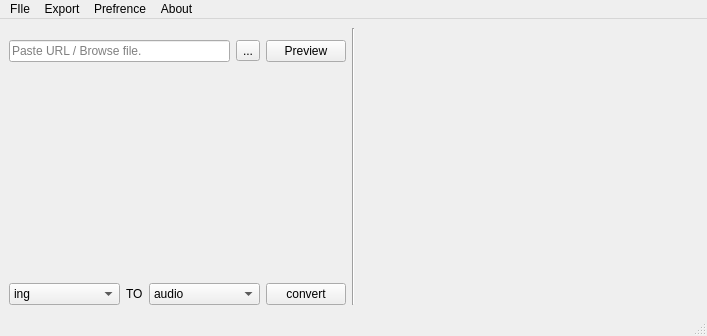
<?xml version="1.0" encoding="UTF-8"?>
<ui version="4.0">
 <class>MainWindow</class>
 <widget class="QMainWindow" name="MainWindow">
  <property name="geometry">
   <rect>
    <x>0</x>
    <y>0</y>
    <width>707</width>
    <height>336</height>
   </rect>
  </property>
  <property name="windowTitle">
   <string>MainWindow</string>
  </property>
  <widget class="QWidget" name="centralwidget">
   <layout class="QHBoxLayout" name="horizontalLayout_3">
    <item>
     <layout class="QVBoxLayout" name="verticalLayout">
      <item>
       <layout class="QHBoxLayout" name="horizontalLayout">
        <property name="topMargin">
         <number>12</number>
        </property>
        <item>
         <widget class="QLineEdit" name="path_edit">
          <property name="sizePolicy">
           <sizepolicy hsizetype="Expanding" vsizetype="Fixed">
            <horstretch>0</horstretch>
            <verstretch>0</verstretch>
           </sizepolicy>
          </property>
          <property name="alignment">
           <set>Qt::AlignLeading|Qt::AlignLeft|Qt::AlignVCenter</set>
          </property>
          <property name="placeholderText">
           <string>Paste URL / Browse file.</string>
          </property>
         </widget>
        </item>
        <item>
         <widget class="QToolButton" name="browse_button">
          <property name="text">
           <string>...</string>
          </property>
         </widget>
        </item>
        <item>
         <widget class="QPushButton" name="preview_button">
          <property name="sizePolicy">
           <sizepolicy hsizetype="Preferred" vsizetype="Fixed">
            <horstretch>0</horstretch>
            <verstretch>0</verstretch>
           </sizepolicy>
          </property>
          <property name="minimumSize">
           <size>
            <width>0</width>
            <height>0</height>
           </size>
          </property>
          <property name="text">
           <string>Preview</string>
          </property>
         </widget>
        </item>
       </layout>
      </item>
      <item>
       <widget class="QLabel" name="preview_label">
        <property name="text">
         <string/>
        </property>
        <property name="alignment">
         <set>Qt::AlignCenter</set>
        </property>
       </widget>
      </item>
      <item>
       <layout class="QHBoxLayout" name="horizontalLayout_2">
        <item>
         <widget class="QComboBox" name="from_comboBox">
          <property name="sizePolicy">
           <sizepolicy hsizetype="Expanding" vsizetype="Fixed">
            <horstretch>0</horstretch>
            <verstretch>0</verstretch>
           </sizepolicy>
          </property>
          <item>
           <property name="text">
            <string>ing</string>
           </property>
          </item>
          <item>
           <property name="text">
            <string>pdf</string>
           </property>
          </item>
         </widget>
        </item>
        <item>
         <widget class="QLabel" name="label_2">
          <property name="text">
           <string>TO</string>
          </property>
         </widget>
        </item>
        <item>
         <widget class="QComboBox" name="to_comboBox">
          <property name="sizePolicy">
           <sizepolicy hsizetype="Expanding" vsizetype="Fixed">
            <horstretch>0</horstretch>
            <verstretch>0</verstretch>
           </sizepolicy>
          </property>
          <item>
           <property name="text">
            <string>audio</string>
           </property>
          </item>
          <item>
           <property name="text">
            <string>text</string>
           </property>
          </item>
         </widget>
        </item>
        <item>
         <widget class="QPushButton" name="convert_button">
          <property name="text">
           <string>convert</string>
          </property>
         </widget>
        </item>
       </layout>
      </item>
     </layout>
    </item>
    <item>
     <widget class="Line" name="line">
      <property name="styleSheet">
       <string notr="true"/>
      </property>
      <property name="frameShadow">
       <enum>QFrame::Sunken</enum>
      </property>
      <property name="lineWidth">
       <number>1</number>
      </property>
      <property name="midLineWidth">
       <number>0</number>
      </property>
      <property name="orientation">
       <enum>Qt::Vertical</enum>
      </property>
     </widget>
    </item>
    <item>
     <widget class="QWidget" name="widget" native="true">
      <property name="enabled">
       <bool>true</bool>
      </property>
      <property name="sizePolicy">
       <sizepolicy hsizetype="Expanding" vsizetype="Expanding">
        <horstretch>0</horstretch>
        <verstretch>0</verstretch>
       </sizepolicy>
      </property>
      <layout class="QVBoxLayout" name="verticalLayout_2">
       <item>
        <widget class="QLabel" name="label_3">
         <property name="text">
          <string/>
         </property>
         <property name="alignment">
          <set>Qt::AlignCenter</set>
         </property>
        </widget>
       </item>
      </layout>
     </widget>
    </item>
   </layout>
  </widget>
  <widget class="QMenuBar" name="menubar">
   <property name="geometry">
    <rect>
     <x>0</x>
     <y>0</y>
     <width>707</width>
     <height>20</height>
    </rect>
   </property>
   <widget class="QMenu" name="menuFIle">
    <property name="title">
     <string>FIle</string>
    </property>
    <addaction name="actionOpen"/>
    <addaction name="actionSave"/>
    <addaction name="actionExit"/>
   </widget>
   <widget class="QMenu" name="menuExport">
    <property name="title">
     <string>Export</string>
    </property>
    <addaction name="actionText"/>
    <addaction name="separator"/>
   </widget>
   <widget class="QMenu" name="menuPrefrence">
    <property name="title">
     <string>Prefrence</string>
    </property>
   </widget>
   <widget class="QMenu" name="menuAbout">
    <property name="title">
     <string>About</string>
    </property>
   </widget>
   <addaction name="menuFIle"/>
   <addaction name="menuExport"/>
   <addaction name="menuPrefrence"/>
   <addaction name="menuAbout"/>
  </widget>
  <widget class="QStatusBar" name="statusbar"/>
  <action name="actionOpen">
   <property name="text">
    <string>Open</string>
   </property>
  </action>
  <action name="actionSave">
   <property name="text">
    <string>Save</string>
   </property>
  </action>
  <action name="actionExit">
   <property name="text">
    <string>Exit</string>
   </property>
  </action>
  <action name="actionText">
   <property name="text">
    <string>Plain Text</string>
   </property>
  </action>
  <action name="actionPDFF">
   <property name="text">
    <string>PDF</string>
   </property>
  </action>
 </widget>
 <resources/>
 <connections/>
</ui>
